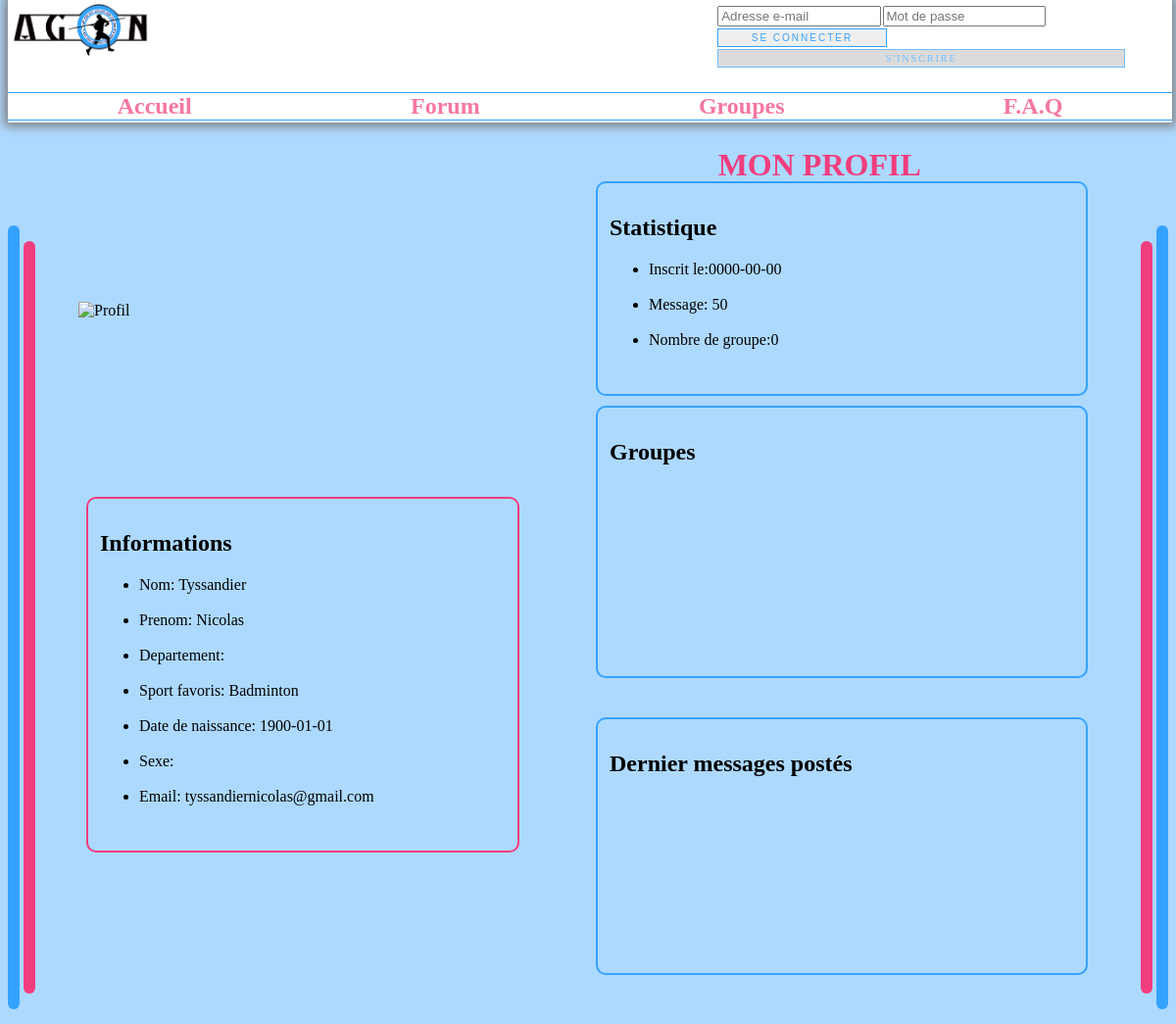
The app's page /Profil.php?id=137 with its own data.
### tables this page shows
CREATE TABLE IF NOT EXISTS `inscrit` (
  `id` int(11) NOT NULL AUTO_INCREMENT,
  `nom` varchar(20) NOT NULL,
  `prenom` varchar(20) NOT NULL,
  `date_naissance` date NOT NULL,
  `sexe` varchar(50) NOT NULL,
  `departement` varchar(50) NOT NULL,
  `email` varchar(60) NOT NULL,
  `mdp` varchar(40) NOT NULL,
  `sport` varchar(255) NOT NULL,
  `nombre_groupe` int(11) NOT NULL,
  `date_inscription` date NOT NULL,
  `id_groupe` int(11) NOT NULL,
  `num_tel` int(10) NOT NULL,
  PRIMARY KEY (`id`)
);

### Profil.php (the view, shortened to what this page needs)
<html>
    <head>
        <link rel="stylesheet" href="Accueil.css"/>
    </head>
    <body>
		<?php
			include ('bdd.php');
			include('header.php');
		?>
		<div id="barre_bleue_gauche">
        </div>
        <div id="barre_bleue_droite">
        </div>
        <div id="barre_mauve_gauche">
        </div>
        <div id="barre_mauve_droite">
        </div>
        <div class = "titremarge" >
            <h1>Mon profil</h1>
        </div>
		<div class = "marge" >
            <img src="poque.png" alt="Profil" title="Pseudo"/>
        </div>
        <div class = "bordure" >
			<?php
                $req = $bdd->prepare('SELECT * FROM inscrit WHERE id = :id ');
                    $req->execute(array('id' => $_GET['id'] ));
                    $donnees = $req->fetch();
			?>
                <h2>Informations</h2>
                    <ul>
						<li>Nom: <?php echo $donnees['nom'];?></li> </br>
                        <li>Prenom: <?php echo $donnees['prenom'];?></li></br>
                        <li>Departement: <?php echo $donnees['departement'];?></li></br>
                        <li>Sport favoris: <?php echo $donnees['sport'];?></li></br>
                        <li>Date de naissance: <?php echo $donnees['date_naissance'];?></li></br>
                        <li>Sexe: <?php echo $donnees['sexe'];?></li></br>
                        <li>Email: <?php echo $donnees['email'];?></li></br>
                    </ul>
        </div>
		<div class = "bordure1">
			<h2>Statistique</h2>
            <ul>
                <li>Inscrit le:<?php echo $donnees['date_inscription'];?></li></br>
                <li>Message: 50</li></br>
                <li>Nombre de groupe:<?php echo $donnees['nombre_groupe'];?></li></br>
            </ul>
        </div>
        <div class="bordure2">
			<h2>Groupes</h2>
		</div>
        <div class = "bordure3">
            <h2>Dernier messages postés</h2>
		</div>
    </body>
</html>

### Accueil.css (style rules this page uses)
body { background-color:rgba(51,162,255,0.3); }
h1 { text-align : center; text-transform : uppercase; font-size : 2em; color : rgb(241,61,125); }
body { background-color : rgba(51,162,255,0.4); }
.bordure { border : 2px solid #F13D7D; padding: 12px; margin: 320px 10px 165px 80px; border-radius:10px; width:35% }
.marge { position : absolute; width:690px; height:100px; left : 35%; margin-left : -340px; margin-top:100px; }
.titremarge { margin-left: 500px; margin-top: 150px; }
.bordure1 { border : 2px solid #33A2FF; padding: 12px; margin: -850px 800px 10px 600px; border-radius:10px; width:40%; }
.bordure2 { width:40%; height:250px; overflow:auto; padding: 12px; margin: 10px 800px -40px 600px; border-radius:10px; border: 2px solid #33A2FF; }
.bordure3 { border : 2px solid #33A2FF;; width:40%; height:235px; padding: 12px; margin: 80px 800px 50px 600px; overflow: auto; border-radius:10px; }
#barre_bleue_gauche { width:1%; display:inline-block; background-color:#33A2FF; border-radius:10px; height:50em; float:left; clear:none; margin-top:5em; }
#barre_bleue_droite { width:1%; display:inline-block; background-color:#33A2FF; border-radius:10px; height:50em; float:right; clear:none; margin-top:5em; }
#barre_mauve_gauche { width:1%; display:inline-block; background-color:#F13D7D; border-radius:10px; height:48em; margin-top:6em; margin-left:0.25em; float:left; clear:none; }
#barre_mauve_droite { width:1%; display:inline-block; background-color:#F13D7D; border-radius:10px; height:48em; top:1em; margin-top:6em; margin-right:0.25em; float:right; clear:none; }

### records on screen
inscrit: nom "Tyssandier", prenom "Nicolas", sport "Badminton", date_naissance "1900-01-01", email "tyssandiernicolas@gmail.com", date_inscription "0000-00-00", nombre_groupe "0"
